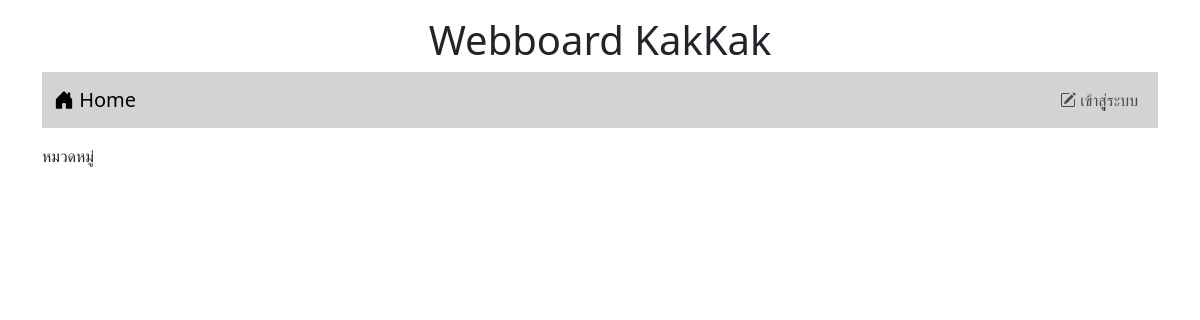
The app's page /, older data.
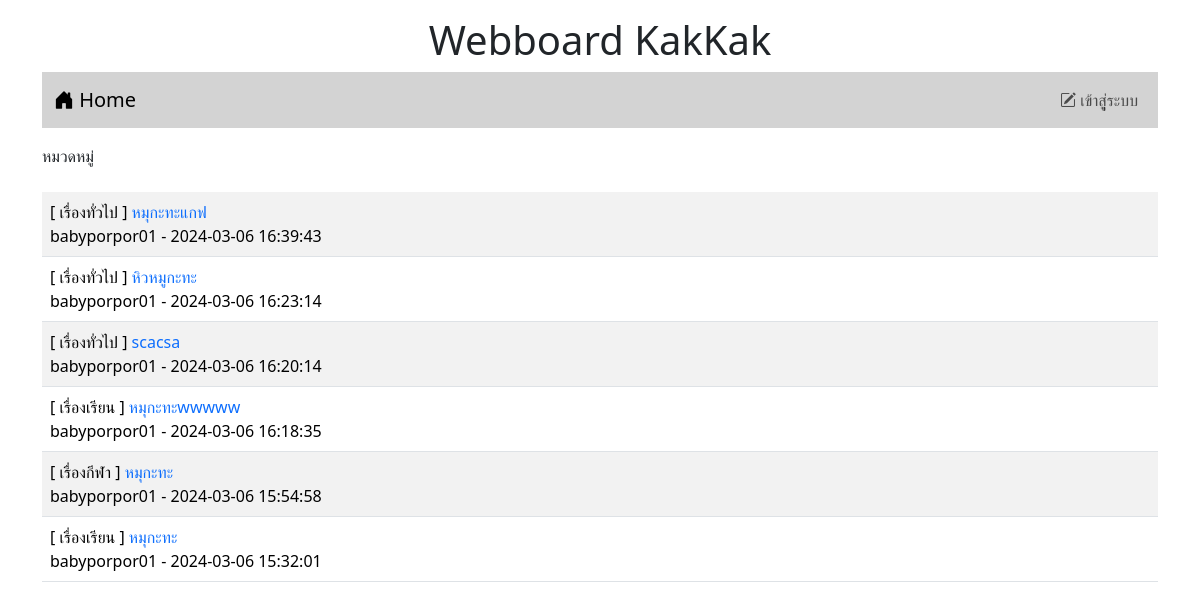
The same page, newer data.
### tables this page shows
CREATE TABLE `post` (
  `id` int(11) NOT NULL,
  `title` varchar(128) NOT NULL,
  `content` varchar(2048) NOT NULL,
  `post_date` datetime NOT NULL,
  `cat_id` int(11) NOT NULL,
  `user_id` int(11) NOT NULL
);

CREATE TABLE `category` (
  `id` int(11) NOT NULL,
  `name` varchar(32) NOT NULL
);

CREATE TABLE `user` (
  `id` int(11) NOT NULL,
  `login` varchar(32) NOT NULL,
  `password` varchar(64) NOT NULL,
  `name` varchar(64) NOT NULL,
  `gender` char(1) NOT NULL,
  `email` varchar(32) NOT NULL,
  `role` char(1) NOT NULL
);

### index.php (the view, shortened to what this page needs)
<!DOCTYPE html>
<html lang="en">
<head>
    <link rel="stylesheet" href="bootstrap-5.3.2-dist/css/bootstrap.min.css">
    <link rel="stylesheet" href="https://cdn.jsdelivr.net/npm/bootstrap-icons@1.11.3/font/bootstrap-icons.min.css">
</head>
<body>
    <div class="container-lg">
    <h1 style="text-align: center;" class="mt-3">Webboard KakKak </h1>
<?php include "nav.php" ?>
<div class="mt-3 d-flex justify-content-between">
    <div>
    <label>หมวดหมู่</label>
    </div>
</div>
    <table class="table table-striped mt-4 ">
        <?php
            $conn=new PDO("mysql:host=localhost;dbname=webboard; charset=utf8","root" ,"");
            $sql="SELECT t3.name,t1.title,t1.id,t2.login,t1.post_date FROM post as t1
            INNER JOIN user as t2 ON (t1.user_id=t2.id)
            INNER JOIN category as t3 ON (t1.cat_id=t3.id) ORDER BY t1.post_date DESC";
            $result=$conn->query($sql);
            while($row= $result->fetch()){
                echo "<tr><td class='d-flex justify-content-between'>
                <div>[ $row[0] ] <a href=post.php?id=$row[2]
                style=text-decoration:none>$row[1] </a><br>$row[3] - $row[4]</div>";
                echo "</td></tr>";
            }
        ?>
    </table>
    </div>
</body>
</html>

Row changes from the older to the newer data that the page shows:
added post: category.name "เรื่องทั่วไป", title "หมุกะทะแกฟ", user.login "babyporpor01", post_date "2024-03-06 16:39:43"
added post: category.name "เรื่องทั่วไป", title "หิวหมูกะทะ", user.login "babyporpor01", post_date "2024-03-06 16:23:14"
added post: category.name "เรื่องทั่วไป", title "scacsa", user.login "babyporpor01", post_date "2024-03-06 16:20:14"
added post: category.name "เรื่องเรียน", title "หมุกะทะwwwww", user.login "babyporpor01", post_date "2024-03-06 16:18:35"
added post: category.name "เรื่องกีฬา", title "หมุกะทะ", user.login "babyporpor01", post_date "2024-03-06 15:54:58"
added post: category.name "เรื่องเรียน", title "หมุกะทะ", user.login "babyporpor01", post_date "2024-03-06 15:32:01"
